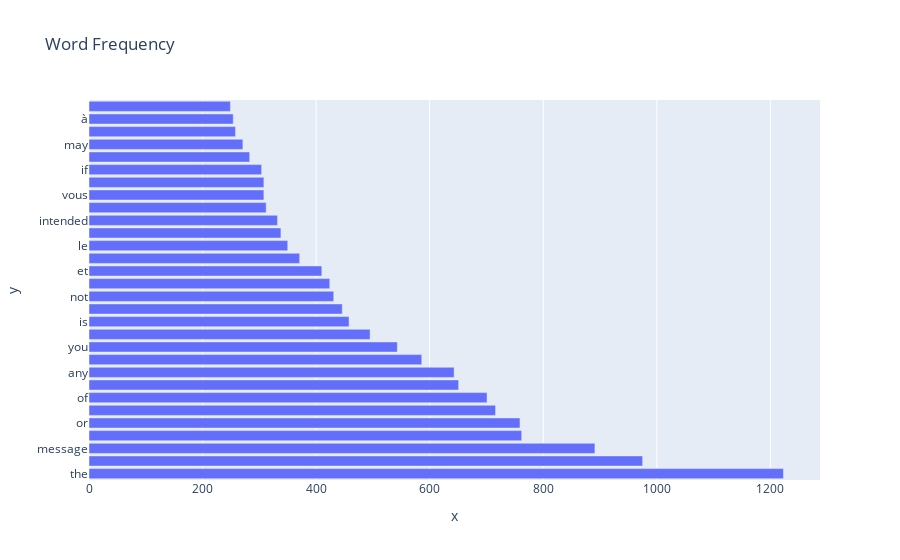
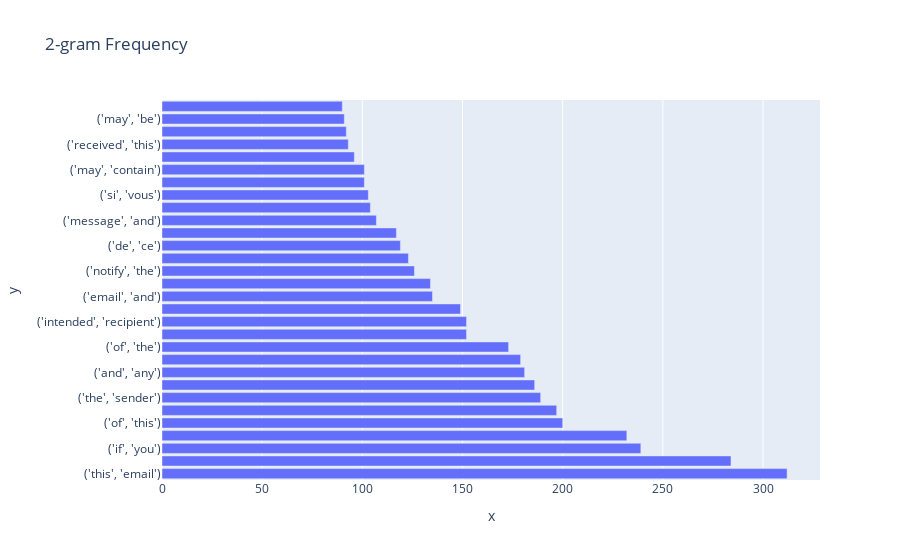
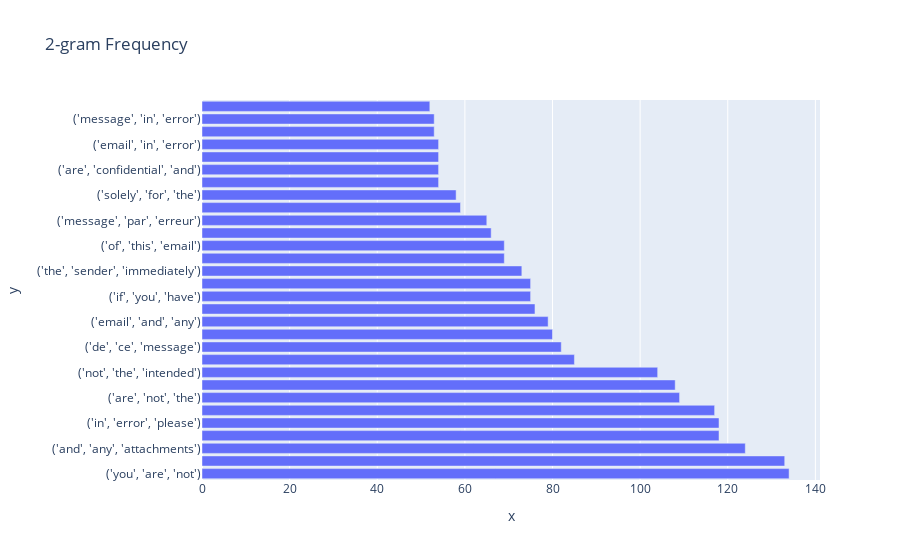

The code cell stored with these charts, in order, in its notebook:
### Markdown cell above
## Extraction of most frequent words and ngrams from email with footers

### Code cell
import nltk

# Filter the rows with Footer value == 1
footer_rows = df[df['Footer'] == 1]

# Compile the text of the Body column in one corpus
corpus = ' '.join(footer_rows['Body'].tolist())

# Perform basic text processing on the corpus
corpus = re.sub(r'[^\w\s]', '', corpus)
corpus = corpus.lower()


n = 30  # number of top-n frequent items to plot

def get_word_freq(text, n):
    # tokenize the text into words
    words = nltk.wordpunct_tokenize(text)
    fdist = FreqDist(words)
    top_n_words = fdist.most_common(n)
    return top_n_words

def get_2gram_freq(text, n, ngram_range=(2, 2)):
    # tokenize the text into words
    words = nltk.wordpunct_tokenize(text)
    # get the n-grams
    ngrams = nltk.ngrams(words, ngram_range[1])
    fdist = FreqDist(ngrams)
    top_n_ngrams = fdist.most_common(n)
    return top_n_ngrams

def get_3gram_freq(text, n, ngram_range=(3, 3)):
    # tokenize the text into words
    words = nltk.wordpunct_tokenize(text)
    # get the n-grams
    ngrams = nltk.ngrams(words, ngram_range[1])
    fdist = FreqDist(ngrams)
    top_n_ngrams = fdist.most_common(n)
    return top_n_ngrams

# get word frequency
word_freq = get_word_freq(corpus, n)
# plot the word frequency
fig = px.bar(word_freq, y=[x[0] for x in word_freq], x=[x[1] for x in word_freq], title="Word Frequency")
fig.show()

# get 2-gram frequency
ngram2_freq = get_2gram_freq(corpus, n)
# plot the 2-gram frequency
fig = px.bar(ngram2_freq, y=[str(x[0]) for x in ngram2_freq], x=[x[1] for x in ngram2_freq], title="2-gram Frequency")
fig.show()

# get 2-gram frequency
ngram3_freq = get_3gram_freq(corpus, n)
# plot the 2-gram frequency
fig = px.bar(ngram3_freq, y=[str(x[0]) for x in ngram3_freq], x=[x[1] for x in ngram3_freq], title="3-gram Frequency")
fig.show()

### Figure 1 — Plotly figure (JSON) as saved in the notebook; plotly's stock layout.template omitted (floating-point values rounded to 4 significant figures)
{"data": [{"alignmentgroup": "True", "hovertemplate": "x=%{x}<br>y=%{y}<extra></extra>", "legendgroup": "", "marker": {"color": "#636efa", "pattern": {"shape": ""}}, "name": "", "offsetgroup": "", "orientation": "h", "showlegend": false, "textposition": "auto", "type": "bar", "x": [1223, 975, 891, 762, 759, 716, 701, 651, 643, 586, 543, 495, 458, 446, 431, 424, 410, 371, 350, 338, 332, 312, 308, 308, 304, 283, 271, 258, 254, 249], "xaxis": "x", "y": ["the", "and", "message", "de", "or", "this", "of", "email", "any", "to", "you", "for", "is", "are", "not", "please", "et", "in", "le", "ce", "intended", "be", "vous", "ou", "if", "it", "may", "your", "à", "use"], "yaxis": "y"}], "layout": {"barmode": "relative", "legend": {"tracegroupgap": 0}, "title": {"text": "Word Frequency"}, "xaxis": {"anchor": "y", "domain": [0, 1], "title": {"text": "x"}}, "yaxis": {"anchor": "x", "domain": [0, 1], "title": {"text": "y"}}}}

### Figure 2 — Plotly figure (JSON) as saved in the notebook; plotly's stock layout.template omitted (floating-point values rounded to 4 significant figures)
{"data": [{"alignmentgroup": "True", "hovertemplate": "x=%{x}<br>y=%{y}<extra></extra>", "legendgroup": "", "marker": {"color": "#636efa", "pattern": {"shape": ""}}, "name": "", "offsetgroup": "", "orientation": "h", "showlegend": false, "textposition": "auto", "type": "bar", "x": [312, 284, 239, 232, 200, 197, 189, 186, 181, 179, 173, 152, 152, 149, 135, 134, 126, 123, 119, 117, 107, 104, 103, 101, 101, 96, 93, 92, 91, 90], "xaxis": "x", "y": ["('this', 'email')", "('this', 'message')", "('if', 'you')", "('ce', 'message')", "('of', 'this')", "('for', 'the')", "('the', 'sender')", "('you', 'are')", "('and', 'any')", "('are', 'not')", "('of', 'the')", "('the', 'intended')", "('intended', 'recipient')", "('any', 'attachments')", "('email', 'and')", "('in', 'error')", "('notify', 'the')", "('error', 'please')", "('de', 'ce')", "('not', 'the')", "('message', 'and')", "('use', 'of')", "('si', 'vous')", "('you', 'have')", "('may', 'contain')", "('out', 'of')", "('received', 'this')", "('have', 'received')", "('may', 'be')", "('i', 'am')"], "yaxis": "y"}], "layout": {"barmode": "relative", "legend": {"tracegroupgap": 0}, "title": {"text": "2-gram Frequency"}, "xaxis": {"anchor": "y", "domain": [0, 1], "title": {"text": "x"}}, "yaxis": {"anchor": "x", "domain": [0, 1], "title": {"text": "y"}}}}

### Figure 3 — Plotly figure (JSON) as saved in the notebook; plotly's stock layout.template omitted (floating-point values rounded to 4 significant figures)
{"data": [{"alignmentgroup": "True", "hovertemplate": "x=%{x}<br>y=%{y}<extra></extra>", "legendgroup": "", "marker": {"color": "#636efa", "pattern": {"shape": ""}}, "name": "", "offsetgroup": "", "orientation": "h", "showlegend": false, "textposition": "auto", "type": "bar", "x": [134, 133, 124, 118, 118, 117, 109, 108, 104, 85, 82, 80, 79, 76, 75, 75, 73, 69, 69, 66, 65, 59, 58, 54, 54, 54, 54, 53, 53, 52], "xaxis": "x", "y": ["('you', 'are', 'not')", "('the', 'intended', 'recipient')", "('and', 'any', 'attachments')", "('if', 'you', 'are')", "('in', 'error', 'please')", "('notify', 'the', 'sender')", "('are', 'not', 'the')", "('of', 'this', 'message')", "('not', 'the', 'intended')", "('message', 'and', 'any')", "('de', 'ce', 'message')", "('you', 'have', 'received')", "('email', 'and', 'any')", "('this', 'email', 'and')", "('if', 'you', 'have')", "('have', 'received', 'this')", "('the', 'sender', 'immediately')", "('is', 'strictly', 'prohibited')", "('of', 'this', 'email')", "('ce', 'message', 'par')", "('message', 'par', 'erreur')", "('intended', 'solely', 'for')", "('solely', 'for', 'the')", "('please', 'notify', 'the')", "('are', 'confidential', 'and')", "('this', 'email', 'in')", "('email', 'in', 'error')", "('this', 'message', 'in')", "('message', 'in', 'error')", "('may', 'contain', 'confidential')"], "yaxis": "y"}], "layout": {"barmode": "relative", "legend": {"tracegroupgap": 0}, "title": {"text": "2-gram Frequency"}, "xaxis": {"anchor": "y", "domain": [0, 1], "title": {"text": "x"}}, "yaxis": {"anchor": "x", "domain": [0, 1], "title": {"text": "y"}}}}
